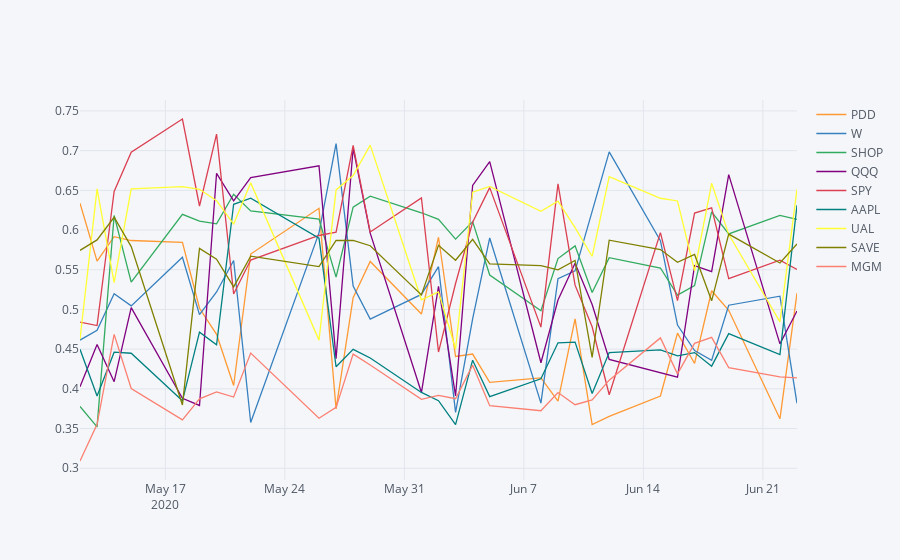

The notebook cell this image was saved under:
### Code cell
multi_stock_ts_view(short, ['PDD', 'W', 'SHOP', 'QQQ', 'SPY', 'AAPL', 'UAL', 'SAVE', 'MGM'], 'NMS_ShortRatio', 30) # Dark
